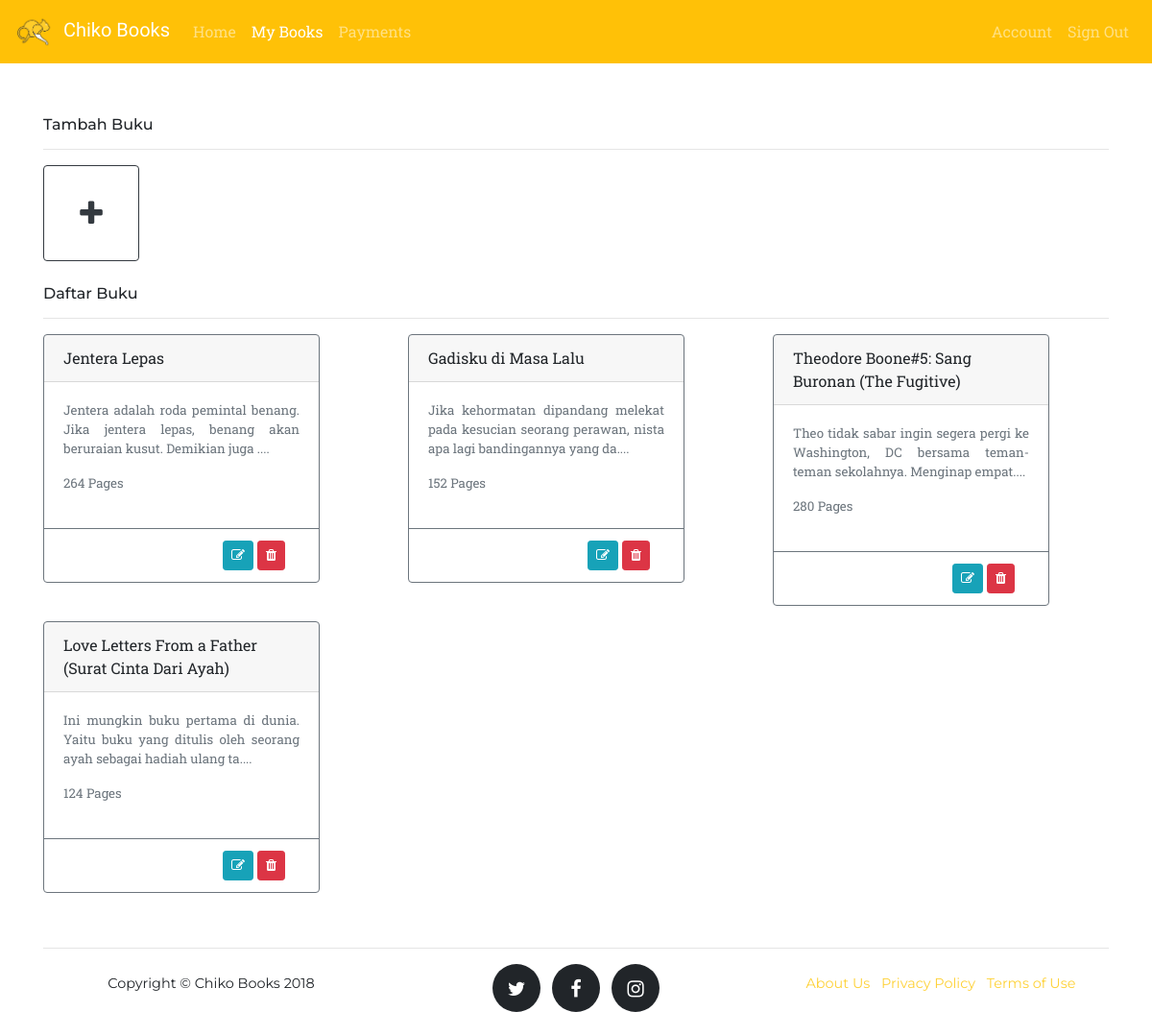
The page /pelanggan/books.php (signed in) on the database as committed earlier.
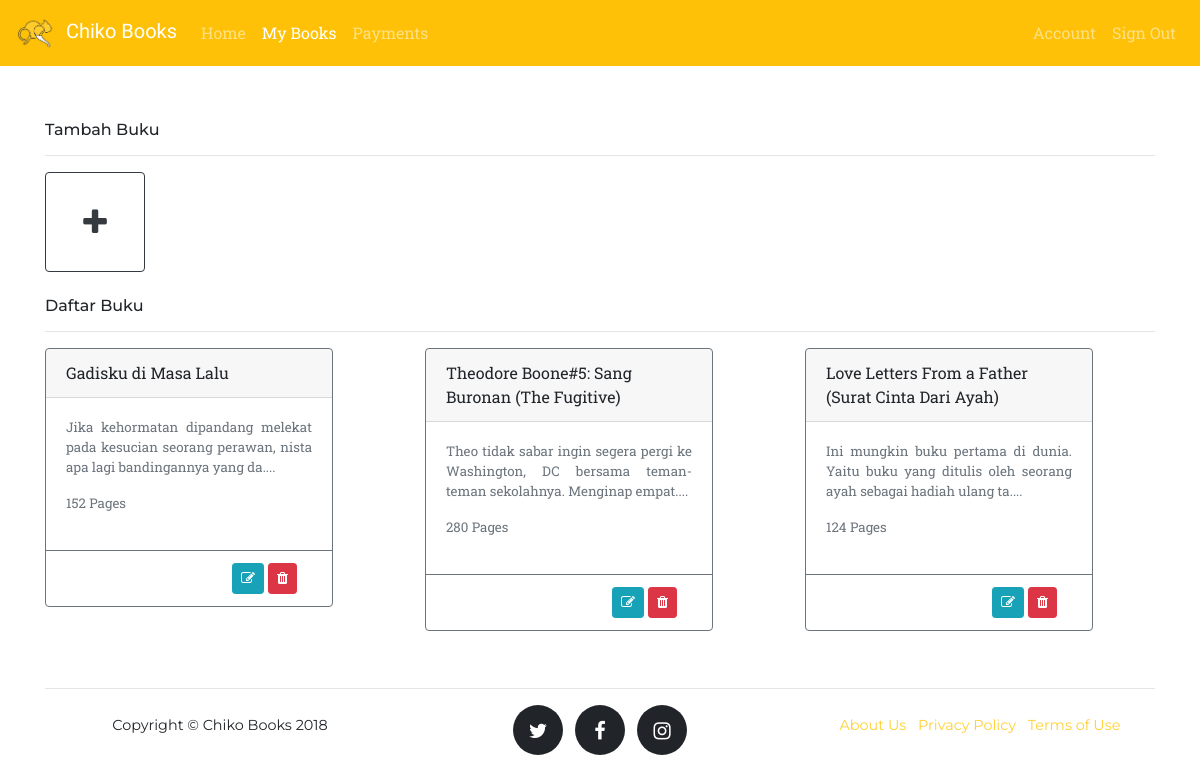
The same page on the database as committed later.
### tables this page shows
CREATE TABLE IF NOT EXISTS `buku` (
  `id_buku` int(11) NOT NULL AUTO_INCREMENT,
  `id_pelanggan` int(11) NOT NULL,
  `judul` text NOT NULL,
  `sinopsis` text NOT NULL,
  `jum_hal` int(11) NOT NULL,
  `file_buku` text NOT NULL,
  `file_sampul` text,
  PRIMARY KEY (`id_buku`),
  KEY `id_pelanggan` (`id_pelanggan`)
);

### config.php (called while the page is built, shortened)
<?php
  function path($path){
    return 'http://localhost/chikobooks' . $path;
  }
?>

### pelanggan/books.php (the view, shortened to what this page needs)
<?php
  include "../config.php";
?>
<!DOCTYPE html>
<html lang="en">
  <head>
    <?php include "../cdn.php"; ?>
    <link href="<?php echo path("/assets/css/primary.css"); ?>" rel="stylesheet">
    <link href="<?php echo path("/assets/css/footer.css"); ?>" rel="stylesheet">
    <link href="assets/css/navbar.css" rel="stylesheet">
    <link href="assets/css/books.css" rel="stylesheet">
  </head>
  <body>
    <?php include "navbar.php"; ?>
    <div class="container">
      <div class="row">
        <div class="col-12">
          <h6>Tambah Buku</h6>
          <hr>
          <button type="button" class="btn btn-outline-dark tambah" data-toggle="modal" data-target="#modal-create">
            <i class="fa fa-plus"></i>
          </button>
        </div>
      </div>
      <br>
      <div class="row">
        <div class="col-12">
          <h6>Daftar Buku</h6>
          <hr>
        </div>
        <?php
          $line = "SELECT * FROM buku WHERE id_pelanggan=" . $_SESSION['login_pelanggan'];
          $query = mysqli_query($conn, $line);
          while ($buku = mysqli_fetch_array($query, MYSQLI_ASSOC)):
        ?>
        <div class="col-md-4 col-sm-12">
          <div class="card border-secondary mb-3" style="max-width: 18rem;">
            <div data-toggle="modal" data-target="#modal-detail<?php echo $buku['id_buku']; ?>">
              <div class="card-header"><?php echo $buku['judul']; ?></div>
              <div class="card-body text-secondary">
                <p class="card-text text-justify"><?php echo substr($buku['sinopsis'], 0, 100); ?>....</p>
                <p><?php echo $buku['jum_hal']; ?> Pages</p>
              </div>
            </div>
            <div class="card-footer bg-transparent border-secondary">
              <?php
                $cek = false;
              ?>
              <div class="col text-right">
                <?php if (!$cek): ?>
                <a href="#" class="btn btn-sm btn-info" data-toggle="modal" data-target="#modal-edit<?php echo $buku['id_buku']; ?>">
                  <i class="fa fa-edit act"></i>
                </a>
                <a onclick="del('<?php echo $buku['id_buku']; ?>');" class="btn btn-sm btn-danger">
                  <i class="fa fa-trash act"></i>
                </a>
                <?php endif; ?>
              </div>
            </div>
          </div>
        </div>
        <?php
          endwhile;
        ?>
      </div>
    </div>
    <?php include "../footer.php"; ?>
  </body>
</html>

Rows that differ between the two databases and show on the page:
removed buku: judul "Jentera Lepas", sinopsis "Jentera adalah roda pemintal benang. Jika jentera lepas, benang akan beruraian kusut. Demikian juga", jum_hal "264"
